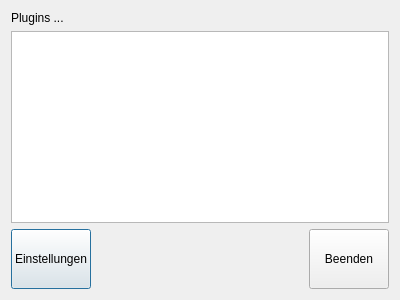
<?xml version="1.0" encoding="UTF-8"?>
<ui version="4.0">
 <class>PluginView</class>
 <widget class="QDialog" name="PluginView">
  <property name="geometry">
   <rect>
    <x>0</x>
    <y>0</y>
    <width>400</width>
    <height>300</height>
   </rect>
  </property>
  <property name="windowTitle">
   <string>Dialog</string>
  </property>
  <layout class="QHBoxLayout" name="horizontalLayout_2">
   <item>
    <layout class="QVBoxLayout" name="verticalLayout">
     <item>
      <widget class="QLabel" name="label_2">
       <property name="text">
        <string>Plugins ...</string>
       </property>
      </widget>
     </item>
     <item>
      <widget class="QTreeView" name="treeView"/>
     </item>
     <item>
      <layout class="QHBoxLayout" name="horizontalLayout">
       <item>
        <widget class="QrkPushButton" name="settingsButton">
         <property name="minimumSize">
          <size>
           <width>0</width>
           <height>60</height>
          </size>
         </property>
         <property name="text">
          <string>Einstellungen</string>
         </property>
         <property name="icon">
          <iconset resource="../../qrk.qrc">
           <normaloff>:/src/icons/settings.png</normaloff>:/src/icons/settings.png</iconset>
         </property>
         <property name="iconSize">
          <size>
           <width>32</width>
           <height>32</height>
          </size>
         </property>
        </widget>
       </item>
       <item>
        <spacer name="horizontalSpacer">
         <property name="orientation">
          <enum>Qt::Horizontal</enum>
         </property>
         <property name="sizeHint" stdset="0">
          <size>
           <width>40</width>
           <height>20</height>
          </size>
         </property>
        </spacer>
       </item>
       <item>
        <widget class="QrkPushButton" name="closeButton">
         <property name="minimumSize">
          <size>
           <width>0</width>
           <height>60</height>
          </size>
         </property>
         <property name="text">
          <string>Beenden</string>
         </property>
         <property name="icon">
          <iconset resource="../../qrk.qrc">
           <normaloff>:/src/icons/cancel.png</normaloff>:/src/icons/cancel.png</iconset>
         </property>
         <property name="iconSize">
          <size>
           <width>32</width>
           <height>32</height>
          </size>
         </property>
        </widget>
       </item>
      </layout>
     </item>
    </layout>
   </item>
  </layout>
 </widget>
 <customwidgets>
  <customwidget>
   <class>QrkPushButton</class>
   <extends>QPushButton</extends>
   <header>qrkpushbutton.h</header>
  </customwidget>
 </customwidgets>
 <resources>
  <include location="../../qrk.qrc"/>
  <include location="../../qrk.qrc"/>
 </resources>
 <connections/>
</ui>
